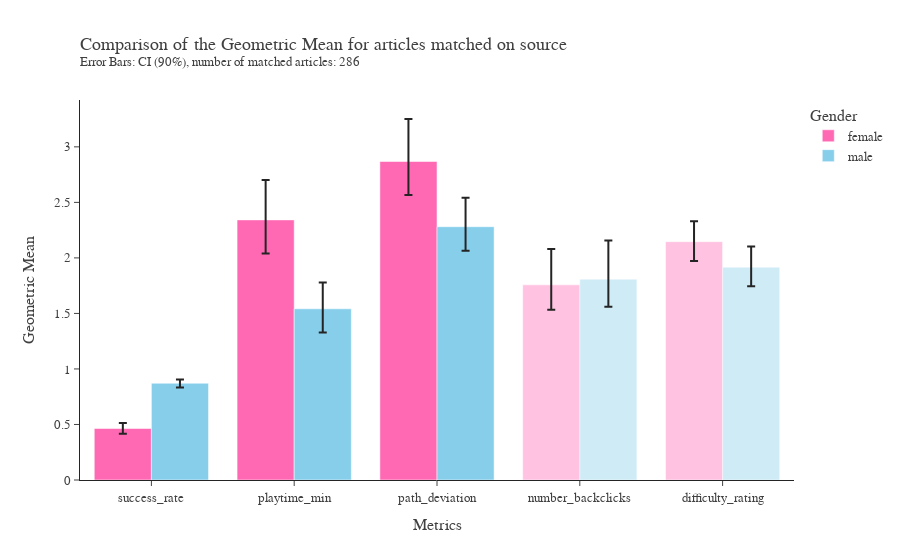

Notebook source saved alongside this figure:
### Code cell
summary_figure(src_match_summary,286,"source", "src_match")

### Figure 1 — Plotly figure (JSON) as saved in the notebook; plotly's stock layout.template omitted (floating-point values rounded to 4 significant figures)
{"data": [{"error_y": {"array": [0.04907, 0.3584, 0.3826, 0.3224, 0.1841], "arrayminus": [0.04658, 0.3022, 0.3016, 0.2239, 0.174], "type": "data"}, "marker": {"color": ["hotpink", "hotpink", "hotpink", "hotpink", "hotpink"], "opacity": [1, 1, 1, 0.4, 0.4]}, "name": "female", "type": "bar", "x": ["success_rate", "playtime_min", "path_deviation", "number_backclicks", "difficulty_rating"], "y": [0.4639, 2.342, 2.868, 1.757, 2.146]}, {"error_y": {"array": [0.03404, 0.2366, 0.2598, 0.3487, 0.1864], "arrayminus": [0.03809, 0.2139, 0.2172, 0.2476, 0.1709], "type": "data"}, "marker": {"color": ["skyblue", "skyblue", "skyblue", "skyblue", "skyblue"], "opacity": [1, 1, 1, 0.4, 0.4]}, "name": "male", "type": "bar", "x": ["success_rate", "playtime_min", "path_deviation", "number_backclicks", "difficulty_rating"], "y": [0.8711, 1.542, 2.281, 1.808, 1.916]}], "layout": {"barmode": "group", "font": {"color": "#404040", "family": "Times New Roman, serif", "size": 13}, "legend": {"title": {"text": "Gender"}}, "title": {"text": "Comparison of the Geometric Mean for articles matched on source<br><sup>Error Bars: CI (90%), number of matched articles: 286</sup>", "x": 0, "xref": "paper"}, "xaxis": {"title": {"text": "Metrics"}}, "yaxis": {"title": {"text": "Geometric Mean"}}}}
